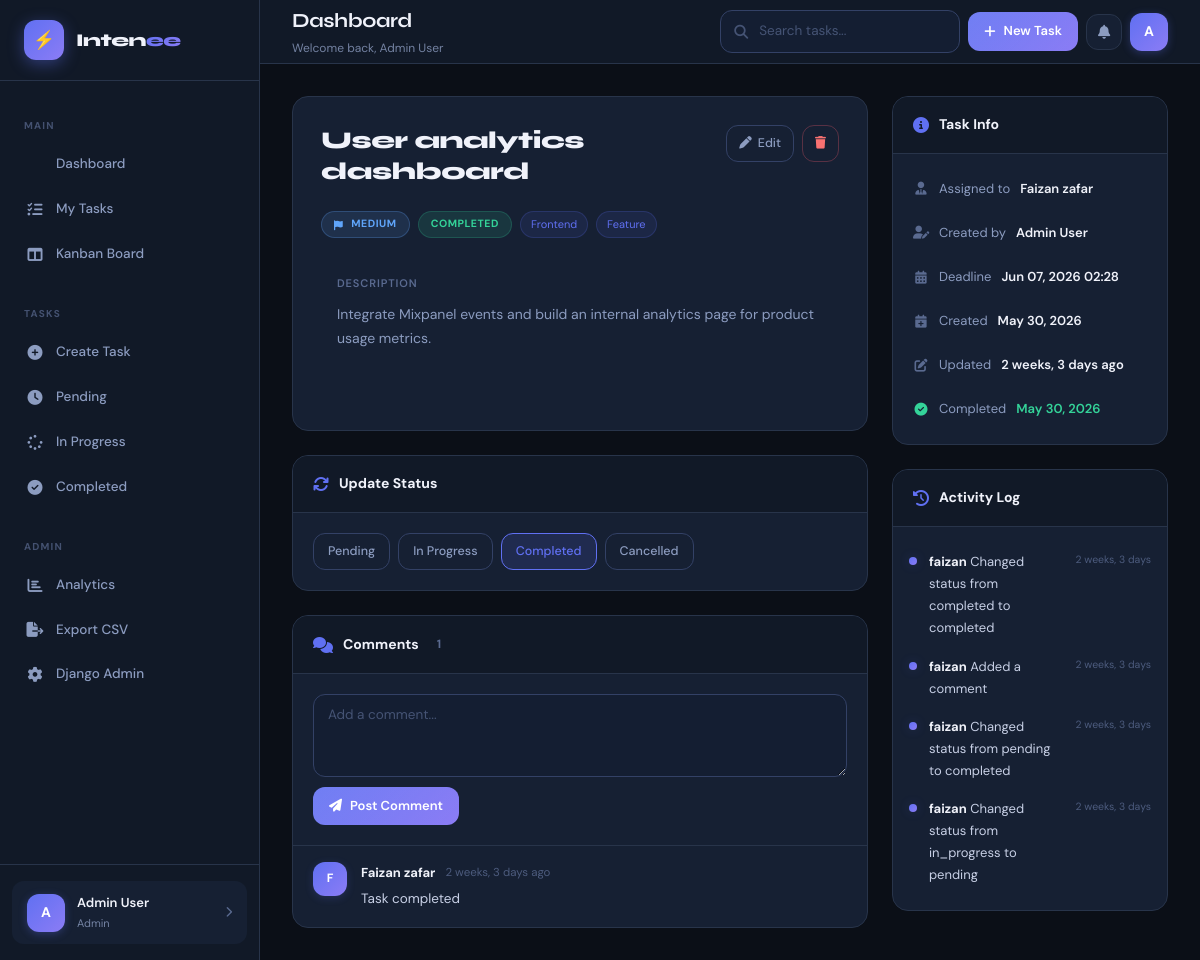
The page /tasks/11/ (signed in) on the database its author committed.
### accounts/models.py (models this page shows, shortened)
class User(AbstractUser):
    ROLE_CHOICES = [
        ('admin', 'Admin'),
        ('employee', 'Employee'),
    ]
    full_name = models.CharField(max_length=150, blank=True)
    role = models.CharField(max_length=20, choices=ROLE_CHOICES, default='employee')
    profile_picture = models.ImageField(upload_to='profiles/', blank=True, null=True)
    bio = models.TextField(blank=True)
    phone = models.CharField(max_length=20, blank=True)
    created_at = models.DateTimeField(auto_now_add=True)
    updated_at = models.DateTimeField(auto_now=True)
    is_active = models.BooleanField(default=True)
    def get_full_name(self):
        return self.full_name or f"{self.first_name} {self.last_name}".strip() or self.username
    @property
    def is_admin_user(self):
        return self.role == 'admin'
    class Meta:
        ordering = ['-created_at']

### tasks/models.py (models this page shows, shortened)
class Task(models.Model):
    PRIORITY_CHOICES = [
        ('low', 'Low'),
        ('medium', 'Medium'),
        ('high', 'High'),
        ('urgent', 'Urgent'),
    ]
    STATUS_CHOICES = [
        ('pending', 'Pending'),
        ('in_progress', 'In Progress'),
        ('completed', 'Completed'),
        ('cancelled', 'Cancelled'),
    ]
    title = models.CharField(max_length=200)
    description = models.TextField(blank=True)
    assigned_to = models.ForeignKey(User, on_delete=models.SET_NULL, null=True, blank=True, related_name='assigned_tasks')
    created_by = models.ForeignKey(User, on_delete=models.CASCADE, related_name='created_tasks')
    priority = models.CharField(max_length=10, choices=PRIORITY_CHOICES, default='medium')
    status = models.CharField(max_length=15, choices=STATUS_CHOICES, default='pending')
    deadline = models.DateTimeField(null=True, blank=True)
    attachment = models.FileField(upload_to='task_attachments/', blank=True, null=True)
    tags = models.ManyToManyField(Tag, blank=True)
    notes = models.TextField(blank=True)
    created_at = models.DateTimeField(auto_now_add=True)
    updated_at = models.DateTimeField(auto_now=True)
    completed_at = models.DateTimeField(null=True, blank=True)
    class Meta:
        ordering = ['-created_at']
    @property
    def is_overdue(self):
        if self.deadline and self.status not in ['completed', 'cancelled']:
            return timezone.now() > self.deadline
        return False

class Tag(models.Model):
    name = models.CharField(max_length=50, unique=True)
    color = models.CharField(max_length=7, default='#6366f1')

class Comment(models.Model):
    task = models.ForeignKey(Task, on_delete=models.CASCADE, related_name='comments')
    user = models.ForeignKey(User, on_delete=models.CASCADE)
    content = models.TextField()
    created_at = models.DateTimeField(auto_now_add=True)
    updated_at = models.DateTimeField(auto_now=True)
    class Meta:
        ordering = ['created_at']

class ActivityLog(models.Model):
    task = models.ForeignKey(Task, on_delete=models.CASCADE, related_name='activity_logs')
    user = models.ForeignKey(User, on_delete=models.CASCADE)
    action = models.CharField(max_length=200)
    created_at = models.DateTimeField(auto_now_add=True)
    class Meta:
        ordering = ['-created_at']

### tasks/views.py (the view, shortened to what this page needs)
# urls.py: path('<int:pk>/', views.task_detail, name='detail'),
@login_required
def task_detail(request, pk):
    task = get_object_or_404(Task, pk=pk)
    if not request.user.is_admin_user and task.assigned_to != request.user and task.created_by != request.user:
        messages.error(request, 'You do not have permission to view this task.')
        return redirect('tasks:list')
    comment_form = CommentForm()
    context = {
        'task': task,
        'comments': task.comments.select_related('user'),
        'activity_logs': task.activity_logs.select_related('user')[:10],
        'comment_form': comment_form,
    }
    return render(request, 'tasks/task_detail.html', context)

### tasks/forms.py
class CommentForm(forms.ModelForm):
    class Meta:
        model = Comment
        fields = ['content']
        widgets = {
            'content': forms.Textarea(attrs={'class': 'form-control', 'rows': 3, 'placeholder': 'Add a comment...'}),
        }

### templates/tasks/task_detail.html (shortened to what this page needs)
{% extends 'base.html' %}
{% block content %}
<div class="row g-4">
  <div class="col-lg-8">
    <div class="card mb-4">
      <div class="card-body" style="padding:28px;">
        <div style="display:flex;align-items:flex-start;justify-content:space-between;gap:16px;margin-bottom:16px;flex-wrap:wrap;">
          <h1 class="task-title-detail" style="flex:1;">{{ task.title }}</h1>
          <div style="display:flex;gap:8px;flex-shrink:0;">
            <a href="{% url 'tasks:update' task.pk %}" class="btn-ghost" style="font-size:12.5px;padding:7px 12px;"><i class="fas fa-pen"></i> Edit</a>
            {% if user.is_admin_user or task.created_by == user %}
            <a href="{% url 'tasks:delete' task.pk %}" class="btn-ghost" style="font-size:12.5px;padding:7px 12px;color:var(--danger);border-color:rgba(240,91,106,0.3);"><i class="fas fa-trash"></i></a>
            {% endif %}
          </div>
        </div>
        <div style="display:flex;flex-wrap:wrap;gap:8px;margin-bottom:20px;">
          <span class="badge badge-{{ task.priority }}"><i class="fas fa-flag" style="margin-right:4px;"></i>{{ task.get_priority_display }}</span>
          <span class="badge badge-{{ task.status|cut:' '|lower }}">{{ task.get_status_display }}</span>
          {% for tag in task.tags.all %}
          <span style="display:inline-flex;align-items:center;background:rgba(91,106,240,0.1);color:var(--accent);font-size:11px;padding:3px 10px;border-radius:20px;border:1px solid rgba(91,106,240,0.2);">{{ tag.name }}</span>
          {% endfor %}
        </div>
        {% if task.description %}
        <div style="background:var(--bg-secondary);border-radius:10px;padding:16px;margin-bottom:20px;">
          <div style="font-size:11px;font-weight:600;letter-spacing:0.08em;text-transform:uppercase;color:var(--text-muted);margin-bottom:10px;">Description</div>
          <p style="color:var(--text-secondary);line-height:1.7;white-space:pre-wrap;">{{ task.description }}</p>
        </div>
        {% endif %}
      </div>
    </div>
    <div class="card mb-4">
      <div class="card-header">
        <div class="card-header-title"><i class="fas fa-arrows-rotate" style="color:var(--accent);"></i> Update Status</div>
      </div>
      <div class="card-body" style="display:flex;gap:8px;flex-wrap:wrap;">
        {% for value, label in task.STATUS_CHOICES %}
        <button onclick="updateStatus('{{ value }}')" class="btn-ghost" id="status-{{ value }}"
          style="{% if task.status == value %}background:rgba(91,106,240,0.15);border-color:var(--accent);color:var(--accent);{% endif %}font-size:12.5px;padding:7px 14px;">
          {{ label }}
        </button>
        {% endfor %}
      </div>
    </div>
    <div class="card">
      <div class="card-header">
        <div class="card-header-title"><i class="fas fa-comments" style="color:var(--accent);"></i> Comments
          <span style="background:var(--bg-secondary);padding:2px 8px;border-radius:6px;font-size:12px;color:var(--text-muted);">{{ comments.count }}</span>
        </div>
      </div>
      <div class="card-body" style="padding:0;">
        <div style="padding:20px;">
          <form method="post">
            {{ comment_form.content }}
            <button type="submit" class="btn-primary-custom" style="margin-top:10px;font-size:13px;padding:8px 16px;">
              <i class="fas fa-paper-plane"></i> Post Comment
            </button>
          </form>
        </div>
        {% if comments %}
        <div style="border-top:1px solid var(--border);padding:0 20px;">
          {% for comment in comments %}
          <div class="comment-item">
            <div class="comment-avatar">{{ comment.user.get_full_name|first|upper }}</div>
            <div class="comment-content">
              <div class="comment-header">
                <span class="comment-author">{{ comment.user.get_full_name }}</span>
                <span class="comment-time">{{ comment.created_at|timesince }} ago</span>
              </div>
              <div class="comment-text">{{ comment.content }}</div>
            </div>
          </div>
          {% endfor %}
        </div>
        {% else %}
        <div style="padding:20px;text-align:center;color:var(--text-muted);font-size:13px;border-top:1px solid var(--border);">
          No comments yet. Be the first to comment.
        </div>
        {% endif %}
      </div>
    </div>
  </div>
  <div class="col-lg-4">
    <div class="card mb-4">
      <div class="card-header">
        <div class="card-header-title"><i class="fas fa-info-circle" style="color:var(--accent);"></i> Task Info</div>
      </div>
      <div class="card-body" style="display:flex;flex-direction:column;gap:14px;">
        <div class="meta-row">
          <i class="fas fa-user-tie" style="width:16px;color:var(--text-muted);"></i>
          <span>Assigned to</span>
          <strong>{{ task.assigned_to.get_full_name|default:'Unassigned' }}</strong>
        </div>
        <div class="meta-row">
          <i class="fas fa-user-pen" style="width:16px;color:var(--text-muted);"></i>
          <span>Created by</span>
          <strong>{{ task.created_by.get_full_name }}</strong>
        </div>
        {% if task.deadline %}
        <div class="meta-row">
          <i class="fas fa-calendar-days" style="width:16px;color:var(--text-muted);"></i>
          <span>Deadline</span>
          <strong {% if task.is_overdue %}style="color:var(--danger);"{% endif %}>{{ task.deadline|date:"M d, Y H:i" }}</strong>
        </div>
        {% endif %}
        <div class="meta-row">
          <i class="fas fa-calendar-plus" style="width:16px;color:var(--text-muted);"></i>
          <span>Created</span>
          <strong>{{ task.created_at|date:"M d, Y" }}</strong>
        </div>
        <div class="meta-row">
          <i class="fas fa-pen-to-square" style="width:16px;color:var(--text-muted);"></i>
          <span>Updated</span>
          <strong>{{ task.updated_at|timesince }} ago</strong>
        </div>
        {% if task.completed_at %}
        <div class="meta-row">
          <i class="fas fa-check-circle" style="width:16px;color:var(--success);"></i>
          <span>Completed</span>
          <strong style="color:var(--success);">{{ task.completed_at|date:"M d, Y" }}</strong>
        </div>
        {% endif %}
      </div>
    </div>
    <div class="card">
      <div class="card-header">
        <div class="card-header-title"><i class="fas fa-history" style="color:var(--accent);"></i> Activity Log</div>
      </div>
      <div class="card-body" style="padding:16px;">
        {% if activity_logs %}
        {% for log in activity_logs %}
        <div class="activity-item">
          <div class="activity-dot"></div>
          <div class="activity-text"><strong style="color:var(--text-primary);">{{ log.user.username }}</strong> {{ log.action }}</div>
          <div class="activity-time" style="font-size:10.5px;">{{ log.created_at|timesince }}</div>
        </div>
        {% endfor %}
        {% else %}
        <div style="text-align:center;color:var(--text-muted);font-size:13px;padding:20px 0;">No activity yet</div>
        {% endif %}
      </div>
    </div>
  </div>
</div>
{% endblock %}

### templates/partials/sidebar.html (shortened to what this page needs)
{% load static %}
<div class="sidebar" id="sidebar">
  <div class="sidebar-logo">
    <div class="logo-icon">⚡</div>
    <div class="logo-text">Inten<span>ee</span></div>
  </div>
  <div style="padding: 16px 0; flex: 1;">
    <div class="sidebar-section-label">Main</div>
    <nav>
      <div class="nav-item">
        <a href="{% url 'dashboard:index' %}" class="nav-link {% if request.resolver_match.app_name == 'dashboard' %}active{% endif %}">
           Dashboard
        </a>
      </div>
      <div class="nav-item">
        <a href="{% url 'tasks:list' %}" class="nav-link {% if request.resolver_match.app_name == 'tasks' and request.resolver_match.url_name == 'list' %}active{% endif %}">
          <i class="fas fa-list-check"></i> My Tasks
        </a>
      </div>
      <div class="nav-item">
        <a href="{% url 'tasks:kanban' %}" class="nav-link {% if request.resolver_match.url_name == 'kanban' %}active{% endif %}">
          <i class="fas fa-columns"></i> Kanban Board
        </a>
      </div>
    </nav>
    <div class="sidebar-section-label" style="margin-top: 8px;">Tasks</div>
    <nav>
      <div class="nav-item">
        <a href="{% url 'tasks:create' %}" class="nav-link {% if request.resolver_match.url_name == 'create' %}active{% endif %}">
          <i class="fas fa-circle-plus"></i> Create Task
        </a>
      </div>
      <div class="nav-item">
        <a href="{% url 'tasks:list' %}?status=pending" class="nav-link">
          <i class="fas fa-clock"></i> Pending
        </a>
      </div>
      <div class="nav-item">
        <a href="{% url 'tasks:list' %}?status=in_progress" class="nav-link">
          <i class="fas fa-spinner"></i> In Progress
        </a>
      </div>
      <div class="nav-item">
        <a href="{% url 'tasks:list' %}?status=completed" class="nav-link">
          <i class="fas fa-check-circle"></i> Completed
        </a>
      </div>
    </nav>
    {% if user.is_admin_user %}
    <div class="sidebar-section-label" style="margin-top: 8px;">Admin</div>
    <nav>
      <div class="nav-item">
        <a href="{% url 'dashboard:admin' %}" class="nav-link">
          <i class="fas fa-chart-bar"></i> Analytics
        </a>
      </div>
      <div class="nav-item">
        <a href="{% url 'tasks:export_csv' %}" class="nav-link">
          <i class="fas fa-file-export"></i> Export CSV
        </a>
      </div>
      <div class="nav-item">
        <a href="/admin/" class="nav-link">
          <i class="fas fa-cog"></i> Django Admin
        </a>
      </div>
    </nav>
    {% endif %}
  </div>
  <div class="sidebar-footer">
    <a href="{% url 'accounts:profile' %}" class="user-card">
      <div class="user-avatar">
        {% if user.profile_picture %}
          <img src="{{ user.profile_picture.url }}" alt="{{ user.username }}">
        {% else %}
          {{ user.get_full_name|first|upper }}
        {% endif %}
      </div>
      <div>
        <div class="user-name">{{ user.get_full_name|truncatechars:20 }}</div>
        <div class="user-role">{{ user.get_role_display }}</div>
      </div>
      <i class="fas fa-chevron-right" style="margin-left: auto; font-size: 11px; color: var(--text-muted);"></i>
    </a>
  </div>
</div>

### templates/partials/topbar.html (shortened to what this page needs)
<div class="topbar">
  <div>
    <div class="topbar-title">{% block topbar_title %}Dashboard{% endblock %}</div>
    <div class="topbar-subtitle">{% block topbar_subtitle %}Welcome back, {{ user.get_full_name }}{% endblock %}</div>
  </div>
  <div class="topbar-right">
    <div class="search-bar d-none d-md-flex">
      <input type="text" class="form-control" placeholder="Search tasks..." id="globalSearch" style="width: 240px;">
    </div>
    <a href="{% url 'tasks:create' %}" class="btn-primary-custom" style="padding: 8px 16px; font-size: 13px;">
      <i class="fas fa-plus"></i> New Task
    </a>
    <div class="dropdown">
      <button class="btn-icon" data-bs-toggle="dropdown">
        <i class="fas fa-bell"></i>
      </button>
    </div>
    <div class="dropdown">
      <div class="user-avatar" style="cursor: pointer;" data-bs-toggle="dropdown">
        {% if user.profile_picture %}
          <img src="{{ user.profile_picture.url }}" alt="{{ user.username }}">
        {% else %}
          {{ user.get_full_name|first|upper }}
        {% endif %}
      </div>
    </div>
  </div>
</div>

### rows shown on the page
User: get_full_name|first "A", get_full_name "Admin User", role "Admin"
Task: title "User analytics dashboard", priority "MEDIUM", status "COMPLETED", description "Integrate Mixpanel events and build an internal analytics page for product usage metrics.", assigned_to.get_full_name "Faizan zafar", created_by.get_full_name "Admin User", deadline "Jun 07, 2026 02:28", created_at "May 30, 2026", updated_at "2 weeks, 3 days", completed_at "May 30, 2026"
Tag: name "Frontend"
Tag: name "Feature"
Comment: user.get_full_name|first "F", user.get_full_name "Faizan zafar", created_at "2 weeks, 3 days", content "Task completed"
ActivityLog: user.username "faizan", action "Changed status from completed to completed", created_at "2 weeks, 3 days"
ActivityLog: user.username "faizan", action "Added a comment", created_at "2 weeks, 3 days"
ActivityLog: user.username "faizan", action "Changed status from pending to completed", created_at "2 weeks, 3 days"
ActivityLog: user.username "faizan", action "Changed status from in_progress to pending", created_at "2 weeks, 3 days"

### other values the page prints
{{ label }} "Pending" "In Progress" "Completed" "Cancelled"
{{ comments.count }} "1"
